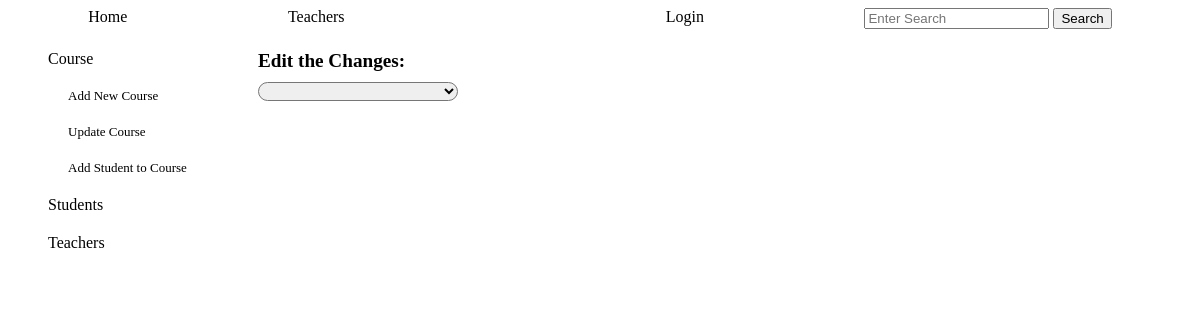
Page /chosen_course/1 on the earlier database version.
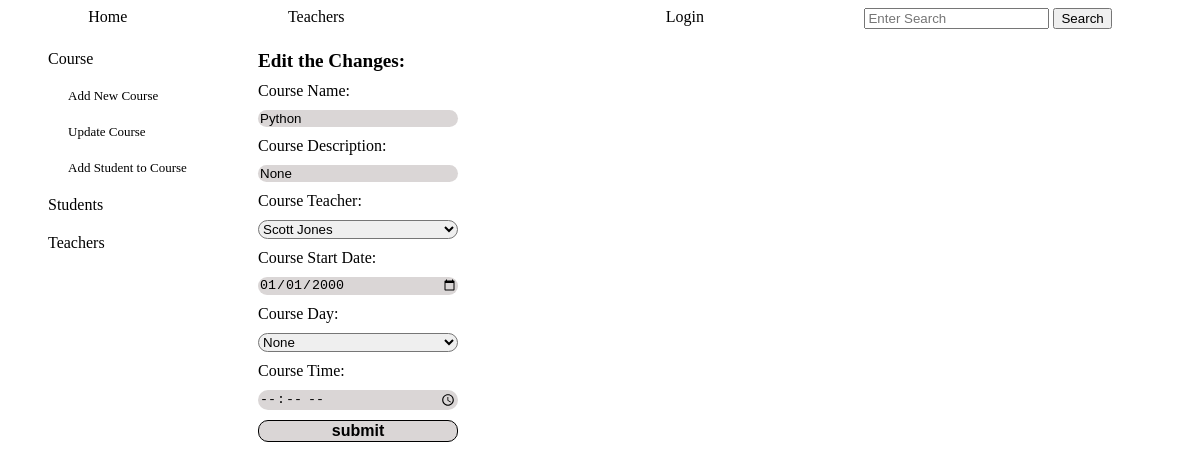
Same page on the later database version.
### tables this page shows
CREATE TABLE courses (
        id INTEGER PRIMARY KEY,
        name TEXT NOT NULL,
        description TEXT,
        teacher_id TEXT NOT NULL,
        start TEXT,
        day TEXT,
        time TEXT, 
        FOREIGN KEY (teacher_id) REFERENCES teachers (id)
        );

CREATE TABLE teachers (
        id INTEGER PRIMARY KEY,
        name TEXT NOT NULL,
        email TEXT NOT NULL UNIQUE,
        phone TEXT
        );

### app.py (the view)
@app.route('/chosen_course/<course_id>', methods=['GET', 'POST'])
def chosen_course_update(course_id):
    log=check_log()
    admin_dict=chek_admin()
    form2=['create']
    chosen_course={}
    chosen_course['title_chosen']='Edit the Changes:'
    course=crud.read_if('*',"courses","id", course_id)
    course_info=create_courses_objects(course)
    for c in course_info:
        c.start=crud.read_if('start',"courses","id", course_id)[0]
    chosen_course['course_info']=course_info
    chosen_course['teachers']=create_teachers_objects(crud.read_all('teachers'))
    teacher_info=[]
    for course in course_info:
        for teacher in create_teachers_objects(crud.read_all('teachers')):
            if course.teacher_id==str(teacher.tid):
                teacher_info.append(teacher.tid)
                teacher_info.append(teacher.name)
    if request.method=='POST':
        name=request.form['name'].title()
        description=request.form['description']
        teacher_id=request.form['teacher_id']
        start=request.form['start']
        day=request.form['day']
        time=request.form['time']
        crud.update_if('courses', 'name, description, teacher_id, start, day, time', f"'{name}', '{description}', '{teacher_id}', '{start}', '{day}', '{time}'",'id', course_id)
        return redirect(url_for('course_info', course_id=course_id))
    else:
        return render_template('update_courses.html', log=log, admin_dict=admin_dict, form='', form2=form2 ,chosen_course=chosen_course, teacher_info=teacher_info)

### app.py (called while the page is built)
def check_log(): #check if user is loged in or not
    log_result={}
    if "name" in session:
        link='/logout'
        log='Logout'
        log_result['link']=link
        log_result['log']=log
        return log_result
    else:
        link='/login'
        log='Login'
        log_result['link']=link
        log_result['log']=log
        return log_result

def chek_admin():#chech if user is admin or not
    if "role" in session:
        if session['role']=='admin':
            admin_dict={}
            admin_dict['id']=session['id']
            admin_dict['link']=f"/administrator/{session['id']}"
            admin_dict['word']='Administrator'
            admin_dict['hello']=f"Hello {session['name']}- what do you whant to do?"
            return admin_dict
        else:
            admin_dict=''
            return admin_dict

### crud.py (called while the page is built)
def read_all(table):
    return query(f"SELECT * FROM {table}")

def read_if(column, table, value, condition):
    return query(f"SELECT {column} FROM {table} WHERE {value}='{condition}'")

### setup_db.py (called while the page is built)
def query(sql):
    with sqlite3.connect('students.db') as conn:
        cur=conn.cursor()
        cur.execute(sql)
        return cur.fetchall()

### templates/update_courses.html (shortened to what this page needs)
{% include "admin_nav_courses.html" %}
    <div class="courses_update">
        <div class="main_chosen_course">
            <div class="title_chosen_course">{{chosen_course.title_chosen}}</div>
            <form class="info_chosen_course" action="" method="POST">
                {% for course in chosen_course.course_info %}
                Course Name: <input type="text" name="name" value="{{course.name}}" >
                Course Description: <input type="text" name="description" value="{{course.description}}">
                Course Teacher:
                {% endfor %}
                {% for f in form2 %}
                    <select name="teacher_id" id="">
                        <option value="{{teacher_info[0]}}">{{teacher_info[1]}}</option>
                    {% for teacher in chosen_course.teachers %}
                        <option name="" value="{{teacher.tid}}">{{teacher.name}}</option>
                    {% endfor %}
                    </select>
                {% endfor %}
                    {% for course in chosen_course.course_info %}
                    Course Start Date: <input type="date" name="start" value="{{course.start[0]}}" >
                    Course Day: <select name="day" id="">
                    <option value="{{course.day}}">{{course.day}}</option>
                    </select>
                    Course Time: <input type="time" name="time" value="{{course.time}}">
                <input id="submit" type="submit" value="submit">
                {% endfor %}
            </form>
        </div>
    </div>
</div>

Differences in the rows shown:
added courses: name "Python", description "None", start "01/01/2000"
now on this page (row edited): teachers: teacher_id "Scott Jones"
